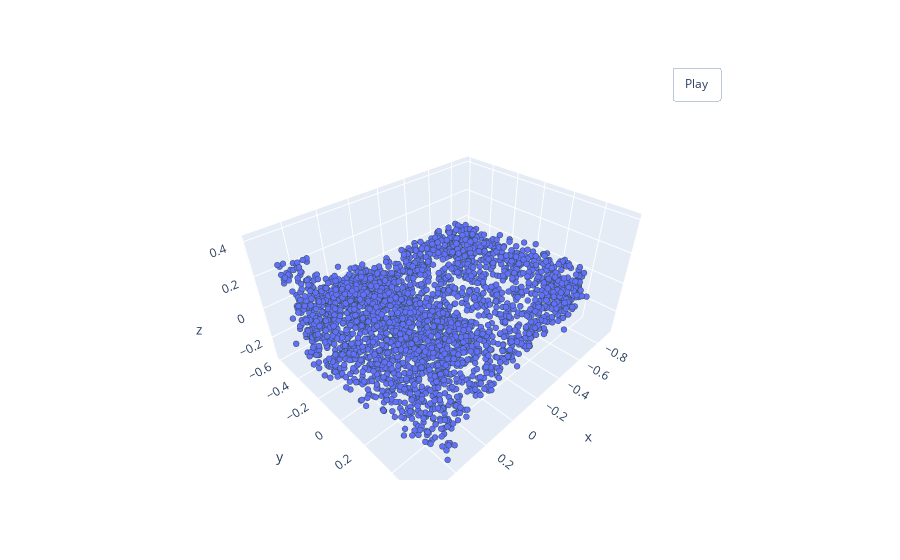

Notebook code for this chart:
### Code cell
pcshow(*noisy_rot_pointcloud.T)

### Figure 1 — Plotly figure (JSON) as saved in the notebook; plotly's stock layout.template omitted (floating-point values rounded to 4 significant figures; data arrays with more than 128 entries replaced by an {"elided": "..."} marker saying what was removed)
{"data": [{"marker": {"line": {"color": "DarkSlateGrey", "width": 2}, "size": 2}, "mode": "markers", "type": "scatter3d", "x": {"elided": "3000 float values"}, "y": {"elided": "3000 float values"}, "z": {"elided": "3000 float values"}}], "layout": {"updatemenus": [{"buttons": [{"args": [null, {"frame": {"duration": 50, "redraw": true}, "fromcurrent": true, "mode": "immediate", "transition": {"duration": 0}}], "label": "Play", "method": "animate"}], "pad": {"r": 10, "t": 45}, "showactive": false, "type": "buttons", "x": 0.8, "xanchor": "left", "y": 1, "yanchor": "bottom"}]}}
